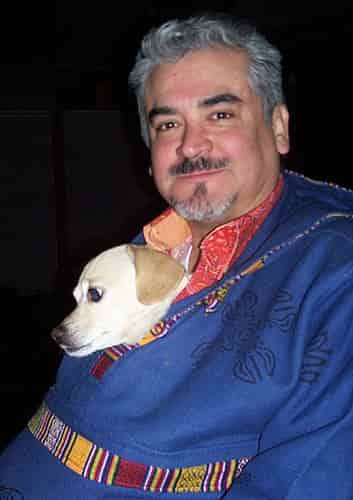
#> input picture tests/data/VOCdevkit/VOC2007/JPEGImages/000001.jpg, 353 x 500 px
$ python -i findSalientRegions.py   (imports and definitions only)
#> lines starting #> are read from the running program, lines starting #| are printed output that depends on the picture; after the words box and inside, x2 and y2 are one past the last pixel; in counts of white or black regions, pixels touching at a corner belong together
#####################################################
### DETECTS SALIENT REGIONS FROM SALIENCY MAP #######
########## CODED BY SAI PRAJWAL KOTAMRAJU ###########
#####################################################

from skimage.measure import regionprops
from skimage import measure
import numpy as np
import cv2

def salient_regions_in_salMap(img, area_thresh):
    ###labels = measure.label(img, neighbors=8, background=0)
    labels = measure.label(img, background=0)
    # loop over the unique components
    list_of_sal_regs = []
    for label in np.unique(labels):
        # if this is the background label, ignore it
        if label == 0:
            continue
        # otherwise, construct the label mask and count the
        # number of pixels
        labelMask = np.zeros(img.shape, dtype="uint8")
        labelMask[labels == label] = 255
        numPixels = cv2.countNonZero(labelMask)
        # if the number of pixels in the component is sufficiently
	    # large, then add it to our mask of "large blobs"
        if numPixels > (img.shape[0]*img.shape[1])*area_thresh:
            properties = regionprops(labelMask)
            for i in range(len(properties)):
                x, y = properties[i].bbox[1], properties[i].bbox[0]
                pt1 = (x, y)
                d1, d2 = properties[i].bbox[3], properties[i].bbox[2]
                delta = (d1, d2)
                list_of_sal_regs.append((x, y, d1, d2))
    return list_of_sal_regs

def find_sal_regions(img, area_thresh=0.005):
    img = cv2.erode(img, None, iterations=4)
    img = cv2.dilate(img, None, iterations=4)
    return salient_regions_in_salMap(img, area_thresh)

>>> import cv2
>>> picture = cv2.imread('../../../tests/data/VOCdevkit/VOC2007/JPEGImages/000001.jpg')
#> picture is the input picture: shape (500, 353, 3); mean B, G, R 81, 61, 63.5
>>> result = find_sal_regions(picture)
#> in find_sal_regions, `img = cv2.erode(img, None, iterations=4)`:
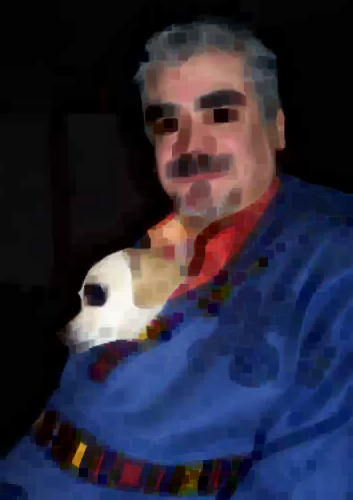
#> img: shape (500, 353, 3); mean of channels 0, 1, 2 59.9, 41.4, 42.6; drawn as B, G, R
#> in find_sal_regions, `img = cv2.dilate(img, None, iterations=4)`:
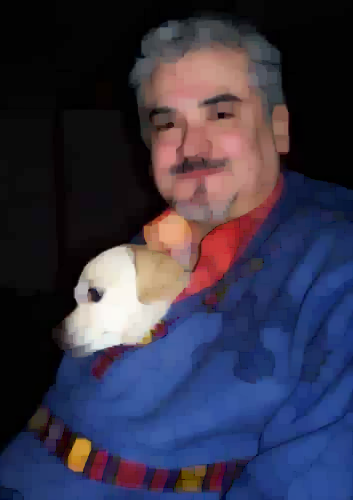
#> img: shape (500, 353, 3); mean of channels 0, 1, 2 73.3, 53, 55.6; drawn as B, G, R
#> in salient_regions_in_salMap, `labels = measure.label(img, background=0)`:
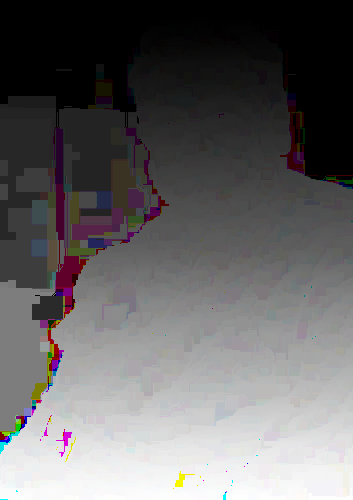
#> labels: shape (500, 353, 3) int64; mean of channels 0, 1, 2 19499.4, 19348.4, 19689.3; drawn with min black and max white
#> the loop in salient_regions_in_salMap, `for label in np.unique(labels):` made 2 passes
#> after the loop in salient_regions_in_salMap, `for label in np.unique(labels):`:
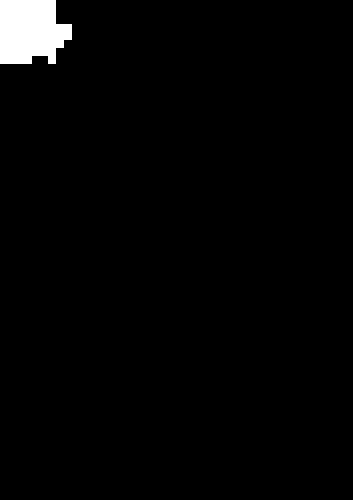
#> labelMask: shape (500, 353, 3); 2.1% white; 1 white region, box (x1, y1, x2, y2) and area: (0, 0, 72, 64) 3776
#> after the loop in salient_regions_in_salMap, `for label in np.unique(labels):`: list_of_sal_regs = []
#> (the run stopped early here; a loop or call above may not have finished)
